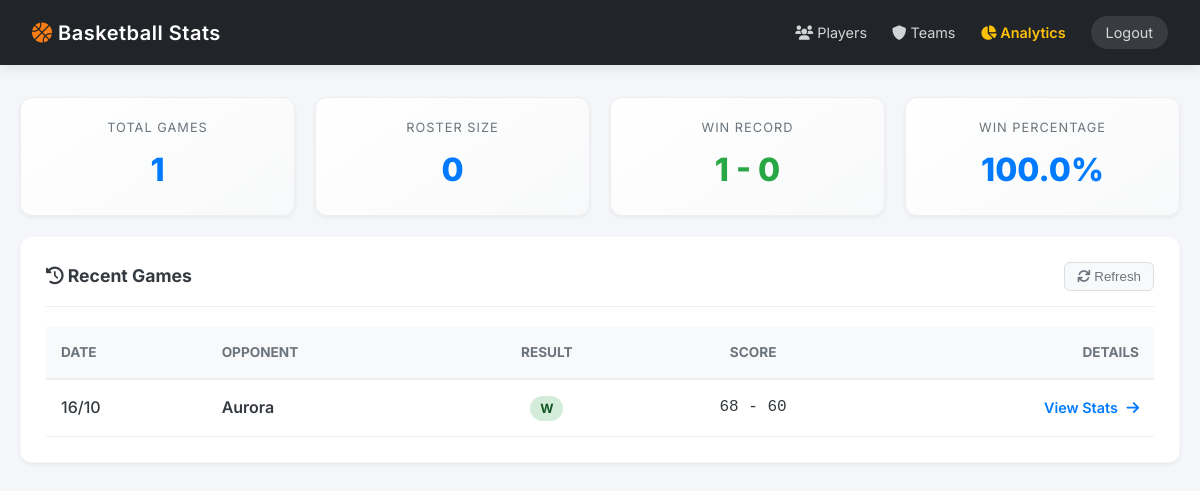
The app's page /teams/Aurora (signed in) with its own data.
### core/models.py (models this page shows)
class Game(db.Model):
    __tablename__ = "games"
    id = db.Column(db.Integer, primary_key=True)
    date = db.Column(db.String(10), nullable=False)
    opponent = db.Column(db.String(100), nullable=False)
    team_score = db.Column(db.Integer, nullable=False)
    opponent_score = db.Column(db.Integer, nullable=False)
    result = db.Column(db.String(1), nullable=False)
    game_type = db.Column(db.String(20), nullable=False)
    sort_date = db.Column(db.String(10), nullable=False)
    @property
    def score_display(self):
        return f"{self.team_score} - {self.opponent_score}"

### web/routes/main.py (the view)
@main_bp.route("/teams/<opponent_name>")
@login_required
def opponent_games(opponent_name):
    games = (
        Game.query.filter_by(opponent=opponent_name)
        .order_by(Game.sort_date.desc())
        .all()
    )
    wins = sum(1 for g in games if g.result == "W")
    losses = len(games) - wins
    return render_template(
        "index.html",
        games=games,
        stats={"games": len(games), "players": 0, "wins": wins, "losses": losses},
    )

### web/__init__.py (called while the page is built)
def create_app(config_name: str = None) -> Flask:
    app = Flask(__name__)
    config = get_config(config_name)
    app.config.from_object(config)
    setup_logging(app, config)
    db.init_app(app)
    bcrypt.init_app(app)
    csrf.init_app(app)
    cache.init_app(app)
    limiter.init_app(app)
    login_manager.init_app(app)
    login_manager.login_view = "auth.login"
    login_manager.login_message = "Please log in to access this page."
    login_manager.login_message_category = "info"
    @login_manager.user_loader
    def load_user(user_id):
        return User.query.get(int(user_id))
    register_blueprints(app)
    return app

### web/templates/index.html (shortened to what this page needs)
<!doctype html>
<html lang="en">
    <head>
        <link
            rel="stylesheet"
            href="{{ url_for('static', filename='css/style.css') }}"
        />
        <link
            rel="stylesheet"
            href="https://cdnjs.cloudflare.com/ajax/libs/font-awesome/6.0.0/css/all.min.css"
        />
    </head>
    <body>
        <div class="header">
            <h1>
                <i class="fas fa-basketball-ball" style="color: #fd7e14"></i>
                Basketball Stats
            </h1>
            <div style="display: flex; gap: 25px; align-items: center">
                <a href="{{ url_for('main.players') }}"
                    ><i class="fas fa-users"></i> Players</a
                >
                <a href="{{ url_for('main.teams') }}"
                    ><i class="fas fa-shield-alt"></i> Teams</a
                >
                <a
                    href="{{ url_for('analytics.dashboard') }}"
                    style="color: #ffc107; font-weight: 600"
                    ><i class="fas fa-chart-pie"></i> Analytics</a
                >
                <a
                    href="{{ url_for('auth.logout') }}"
                    style="
                        background: rgba(255, 255, 255, 0.1);
                        padding: 5px 15px;
                        border-radius: 20px;
                    "
                    >Logout</a
                >
            </div>
        </div>
        <div class="container">
            <div class="metrics-row">
                <div class="metric-card">
                    <div class="label">Total Games</div>
                    <div class="value">{{ stats.games }}</div>
                </div>
                <div class="metric-card">
                    <div class="label">Roster Size</div>
                    <div class="value">{{ stats.players }}</div>
                </div>
                <div class="metric-card">
                    <div class="label">Win Record</div>
                    <div
                        class="value"
                        style="color: {{ 'var(--success)' if stats.wins > stats.losses else 'var(--primary)' }}"
                    >
                        {{ stats.wins }} - {{ stats.losses }}
                    </div>
                </div>
                <div class="metric-card">
                    <div class="label">Win Percentage</div>
                    <div class="value">
                        {% if stats.games > 0 %} {{ (stats.wins / stats.games *
                        100)|round(1) }}% {% else %} 0% {% endif %}
                    </div>
                </div>
            </div>
            <div class="panel">
                <div class="panel-header">
                    <h3><i class="fas fa-history"></i> Recent Games</h3>
                    <button
                        onclick="window.location.reload()"
                        style="
                            background: #f8f9fa;
                            border: 1px solid #ddd;
                            padding: 6px 12px;
                            border-radius: 6px;
                            cursor: pointer;
                            color: var(--text-muted);
                        "
                    >
                        <i class="fas fa-sync"></i> Refresh
                    </button>
                </div>
                <div style="overflow-x: auto">
                    <table style="width: 100%; border-collapse: collapse">
                        <thead>
                            <tr
                                style="
                                    background: #f8f9fa;
                                    border-bottom: 2px solid #eee;
                                "
                            >
                                <th
                                    style="
                                        padding: 15px;
                                        text-align: left;
                                        color: var(--text-muted);
                                        font-size: 0.85rem;
                                        text-transform: uppercase;
                                    "
                                >
                                    Date
                                </th>
                                <th
                                    style="
                                        padding: 15px;
                                        text-align: left;
                                        color: var(--text-muted);
                                        font-size: 0.85rem;
                                        text-transform: uppercase;
                                    "
                                >
                                    Opponent
                                </th>
                                <th
                                    style="
                                        padding: 15px;
                                        text-align: center;
                                        color: var(--text-muted);
                                        font-size: 0.85rem;
                                        text-transform: uppercase;
                                    "
                                >
                                    Result
                                </th>
                                <th
                                    style="
                                        padding: 15px;
                                        text-align: center;
                                        color: var(--text-muted);
                                        font-size: 0.85rem;
                                        text-transform: uppercase;
                                    "
                                >
                                    Score
                                </th>
                                <th
                                    style="
                                        padding: 15px;
                                        text-align: right;
                                        color: var(--text-muted);
                                        font-size: 0.85rem;
                                        text-transform: uppercase;
                                    "
                                >
                                    Details
                                </th>
                            </tr>
                        </thead>
                        <tbody>
                            {% for game in games %}
                            <tr
                                style="
                                    border-bottom: 1px solid #f1f1f1;
                                    transition: background 0.2s;
                                "
                            >
                                <td style="padding: 15px; font-weight: 500">
                                    {{ game.date }}
                                </td>
                                <td
                                    style="
                                        padding: 15px;
                                        font-weight: 600;
                                        color: var(--text-main);
                                    "
                                >
                                    {{ game.opponent }}
                                </td>
                                <td style="padding: 15px; text-align: center">
                                    <span
                                        style="padding: 5px 10px; border-radius: 20px; font-size: 0.8rem; font-weight: 700;
                                      background: {{ '#d4edda' if game.result == 'W' else '#f8d7da' }};
                                      color: {{ '#155724' if game.result == 'W' else '#721c24' }};"
                                    >
                                        {{ game.result }}
                                    </span>
                                </td>
                                <td
                                    style="
                                        padding: 15px;
                                        text-align: center;
                                        font-family: monospace;
                                        font-size: 1rem;
                                    "
                                >
                                    {{ game.score_display }}
                                </td>
                                <td style="padding: 15px; text-align: right">
                                    <a
                                        href="{{ url_for('main.game_detail', game_id=game.id) }}"
                                        style="
                                            color: var(--primary);
                                            text-decoration: none;
                                            font-weight: 600;
                                            font-size: 0.9rem;
                                        "
                                    >
                                        View Stats
                                        <i
                                            class="fas fa-arrow-right"
                                            style="margin-left: 5px"
                                        ></i>
                                    </a>
                                </td>
                            </tr>
                            {% endfor %}
                        </tbody>
                    </table>
                </div>
            </div>
        </div>
    </body>
</html>

### web/static/css/style.css (style rules this page uses)
:root { --primary: #007bff; --primary-dark: #0056b3; --secondary: #6c757d; --success: #28a745; --bg-body: #f4f6f9; --bg-card: #ffffff; --text-main: #343a40; --text-muted: #6c757d; --border-radius: 12px; --shadow-sm: 0 2px 4px rgba(0, 0, 0, 0.05); --shadow-md: 0 4px 12px rgba(0, 0, 0, 0.08); }
* { box-sizing: border-box; margin: 0; padding: 0; }
body { font-family: "Inter", -apple-system, BlinkMacSystemFont, "Segoe UI", Roboto, sans-serif; background-color: var(--bg-body); color: var(--text-main); line-height: 1.6; padding-bottom: 40px; }
.header { background: #212529; color: white; padding: 1rem 2rem; display: flex; justify-content: space-between; align-items: center; box-shadow: var(--shadow-md); position: sticky; top: 0; z-index: 1000; }
.header h1 { font-size: 1.25rem; font-weight: 600; letter-spacing: 0.5px; }
.header a { color: rgba(255, 255, 255, 0.8); text-decoration: none; font-size: 0.9rem; transition: 0.2s; }
.container { max-width: 1400px; margin: 2rem auto; padding: 0 20px; }
.panel { background: var(--bg-card); padding: 25px; border-radius: var(--border-radius); box-shadow: var(--shadow-sm); margin-bottom: 25px; border: 1px solid rgba(0, 0, 0, 0.03); }
.panel-header { display: flex; justify-content: space-between; align-items: center; margin-bottom: 20px; border-bottom: 1px solid #eee; padding-bottom: 15px; }
.panel h3 { font-size: 1.1rem; color: var(--text-main); font-weight: 700; margin: 0; }
.metrics-row { display: flex; gap: 20px; margin-bottom: 20px; }
.metric-card { flex: 1; background: linear-gradient(145deg, #ffffff, #f8f9fa); padding: 20px; border-radius: var(--border-radius); text-align: center; border: 1px solid #eee; box-shadow: var(--shadow-sm); }
.metric-card .label { font-size: 0.8rem; text-transform: uppercase; letter-spacing: 1px; color: var(--text-muted); margin-bottom: 5px; }
.metric-card .value { font-size: 2rem; font-weight: 800; color: var(--primary); }

### records on screen
Game: date "16/10", opponent "Aurora", result "W", score_display "68 - 60"

### other values on screen
{{ stats.games }} "1"
{{ stats.players }} "0"
{{ stats.wins }} "1"
{{ stats.losses }} "0"
{{ (stats.wins / stats.games *
                        100)|round(1) }} "100.0"
